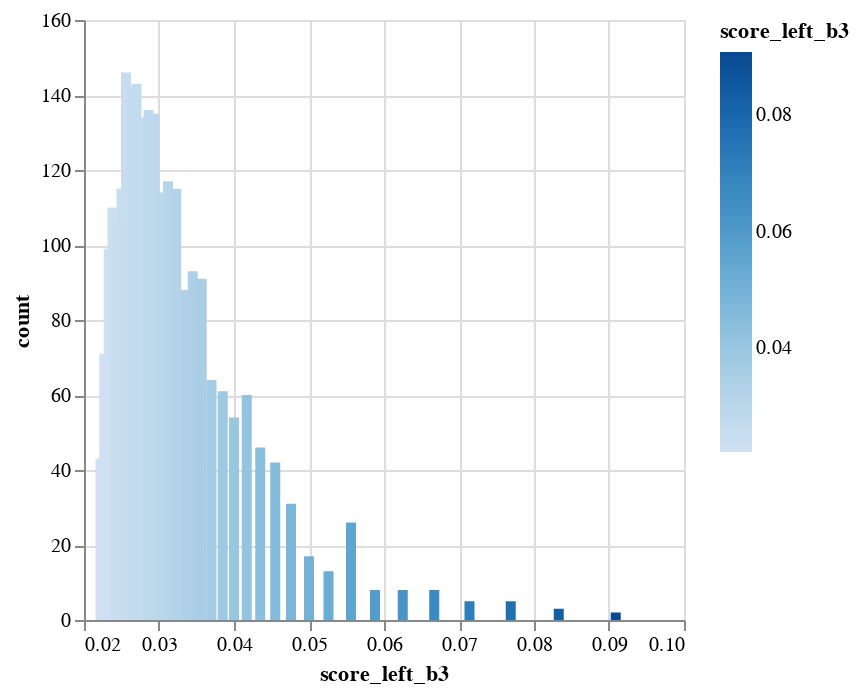
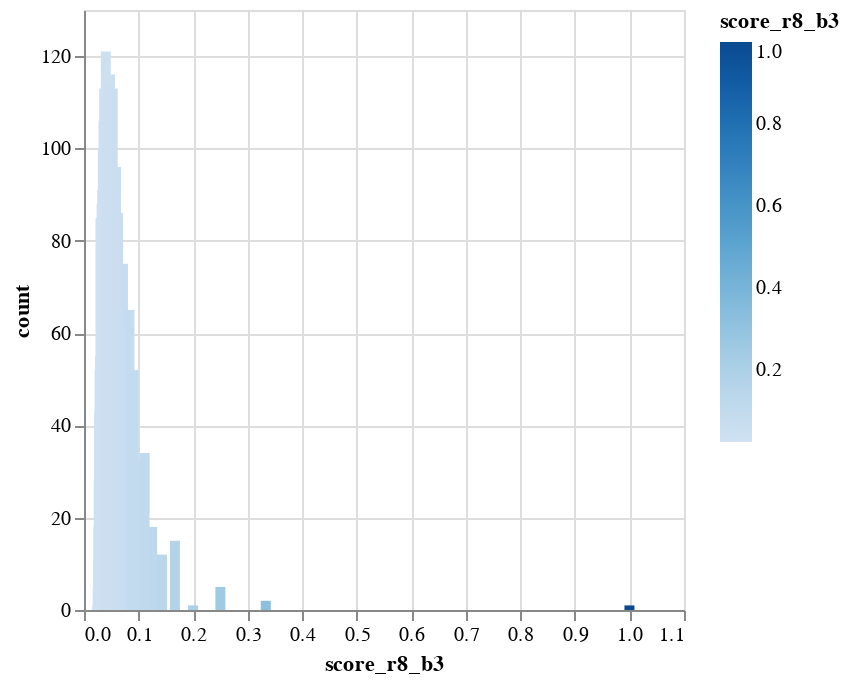

These figures' notebook cell, in order:
### Code cell
show_b_stats('score_left_b3')
show_b_stats('score_r8_b3')

### Figure 1 — Vega-Lite specification as saved in the notebook (floating-point values rounded to 4 significant figures)
{"config": {"view": {"continuousWidth": 300, "continuousHeight": 300}}, "data": {"name": "data-7d681c14a57215c766986f3f1ca41002"}, "mark": {"type": "bar", "tooltip": true}, "encoding": {"color": {"field": "score_left_b3", "type": "quantitative"}, "x": {"field": "score_left_b3", "type": "quantitative"}, "y": {"field": "count", "type": "quantitative"}}, "params": [{"name": "param_5", "select": {"type": "interval", "encodings": ["x", "y"]}, "bind": "scales"}], "$schema": "https://vega.github.io/schema/vega-lite/v5.20.1.json", "datasets": {"data-7d681c14a57215c766986f3f1ca41002": [{"score_left_b3": 0.0476, "count": 31}, {"score_left_b3": 0.0233, "count": 99}, {"score_left_b3": 0.025, "count": 115}, {"score_left_b3": 0.0333, "count": 88}, {"score_left_b3": 0.0588, "count": 8}, {"score_left_b3": 0.0769, "count": 5}, {"score_left_b3": 0.037, "count": 64}, {"score_left_b3": 0.0714, "count": 5}, {"score_left_b3": 0.0833, "count": 3}, {"score_left_b3": 0.0256, "count": 146}, {"score_left_b3": 0.0222, "count": 43}, {"score_left_b3": 0.0345, "count": 93}, {"score_left_b3": 0.0278, "count": 134}, {"score_left_b3": 0.0312, "count": 117}, {"score_left_b3": 0.0263, "count": 142}, {"score_left_b3": 0.0625, "count": 8}, {"score_left_b3": 0.04, "count": 54}, {"score_left_b3": 0.0238, "count": 110}, {"score_left_b3": 0.027, "count": 143}, {"score_left_b3": 0.0294, "count": 135}, {"score_left_b3": 0.05, "count": 17}, {"score_left_b3": 0.0667, "count": 8}, {"score_left_b3": 0.0286, "count": 136}, {"score_left_b3": 0.0357, "count": 91}, {"score_left_b3": 0.0303, "count": 114}, {"score_left_b3": 0.0455, "count": 42}, {"score_left_b3": 0.0435, "count": 46}, {"score_left_b3": 0.0323, "count": 115}, {"score_left_b3": 0.0227, "count": 71}, {"score_left_b3": 0.0244, "count": 106}, {"score_left_b3": 0.0385, "count": 61}, {"score_left_b3": 0.0909, "count": 2}, {"score_left_b3": 0.0526, "count": 13}, {"score_left_b3": 0.0556, "count": 26}, {"score_left_b3": 0.0417, "count": 60}]}}

### Figure 2 — Vega-Lite specification as saved in the notebook (floating-point values rounded to 4 significant figures)
{"config": {"view": {"continuousWidth": 300, "continuousHeight": 300}}, "data": {"name": "data-6e64d396d644bafe72d708f040312ec6"}, "mark": {"type": "bar", "tooltip": true}, "encoding": {"color": {"field": "score_r8_b3", "type": "quantitative"}, "x": {"field": "score_r8_b3", "type": "quantitative"}, "y": {"field": "count", "type": "quantitative"}}, "params": [{"name": "param_6", "select": {"type": "interval", "encodings": ["x", "y"]}, "bind": "scales"}], "$schema": "https://vega.github.io/schema/vega-lite/v5.20.1.json", "datasets": {"data-6e64d396d644bafe72d708f040312ec6": [{"score_r8_b3": 0.125, "count": 18}, {"score_r8_b3": 0.025, "count": 5}, {"score_r8_b3": 0.0476, "count": 116}, {"score_r8_b3": 0.0588, "count": 96}, {"score_r8_b3": 0.0769, "count": 57}, {"score_r8_b3": 0.0333, "count": 91}, {"score_r8_b3": 0.037, "count": 113}, {"score_r8_b3": 0.1, "count": 32}, {"score_r8_b3": 0.0714, "count": 75}, {"score_r8_b3": 0.0833, "count": 65}, {"score_r8_b3": 0.0256, "count": 11}, {"score_r8_b3": 0.0278, "count": 43}, {"score_r8_b3": 0.0312, "count": 75}, {"score_r8_b3": 0.0345, "count": 100}, {"score_r8_b3": 0.3333, "count": 2}, {"score_r8_b3": 0.0263, "count": 18}, {"score_r8_b3": 0.027, "count": 28}, {"score_r8_b3": 0.0625, "count": 86}, {"score_r8_b3": 0.04, "count": 121}, {"score_r8_b3": 0.1111, "count": 34}, {"score_r8_b3": 0.0294, "count": 55}, {"score_r8_b3": 0.0357, "count": 106}, {"score_r8_b3": 0.0286, "count": 52}, {"score_r8_b3": 0.25, "count": 5}, {"score_r8_b3": 0.05, "count": 107}, {"score_r8_b3": 0.0303, "count": 85}, {"score_r8_b3": 0.0667, "count": 61}, {"score_r8_b3": 0.0455, "count": 98}, {"score_r8_b3": 0.0323, "count": 88}, {"score_r8_b3": 0.0435, "count": 113}, {"score_r8_b3": 0.1429, "count": 12}, {"score_r8_b3": 0.2, "count": 1}, {"score_r8_b3": 1.0, "count": 1}, {"score_r8_b3": 0.0244, "count": 1}, {"score_r8_b3": 0.1667, "count": 15}, {"score_r8_b3": 0.0385, "count": 96}, {"score_r8_b3": 0.0909, "count": 52}, {"score_r8_b3": 0.0556, "count": 90}, {"score_r8_b3": 0.0526, "count": 113}, {"score_r8_b3": 0.0417, "count": 114}]}}
